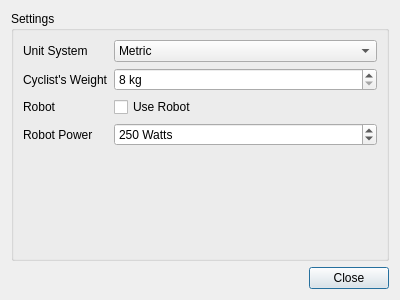
<?xml version="1.0" encoding="UTF-8"?>
<ui version="4.0">
 <class>SettingsDialog</class>
 <widget class="QDialog" name="SettingsDialog">
  <property name="geometry">
   <rect>
    <x>0</x>
    <y>0</y>
    <width>400</width>
    <height>300</height>
   </rect>
  </property>
  <property name="windowTitle">
   <string>Preferences</string>
  </property>
  <layout class="QGridLayout" name="gridLayout">
   <item row="0" column="0">
    <widget class="QGroupBox" name="groupBox">
     <property name="title">
      <string>Settings</string>
     </property>
     <layout class="QFormLayout" name="formLayout">
      <property name="fieldGrowthPolicy">
       <enum>QFormLayout::AllNonFixedFieldsGrow</enum>
      </property>
      <item row="1" column="0">
       <widget class="QLabel" name="label">
        <property name="text">
         <string>Unit System</string>
        </property>
        <property name="buddy">
         <cstring>unitChooser</cstring>
        </property>
       </widget>
      </item>
      <item row="1" column="1">
       <widget class="QComboBox" name="unitChooser">
        <item>
         <property name="text">
          <string>Metric</string>
         </property>
        </item>
        <item>
         <property name="text">
          <string>Imperial</string>
         </property>
        </item>
       </widget>
      </item>
      <item row="2" column="0">
       <widget class="QLabel" name="label_3">
        <property name="text">
         <string>Cyclist's Weight</string>
        </property>
        <property name="buddy">
         <cstring>weightSpinBox</cstring>
        </property>
       </widget>
      </item>
      <item row="2" column="1">
       <widget class="QSpinBox" name="weightSpinBox">
        <property name="toolTip">
         <string>The weight of the cyclist, including bike</string>
        </property>
        <property name="whatsThis">
         <string>The weight of the cyclist, including bike</string>
        </property>
        <property name="suffix">
         <string extracomment="weight in kg"> kg</string>
        </property>
        <property name="minimum">
         <number>8</number>
        </property>
        <property name="maximum">
         <number>200</number>
        </property>
       </widget>
      </item>
      <item row="3" column="0">
       <widget class="QLabel" name="robotLabel">
        <property name="text">
         <string>Robot</string>
        </property>
        <property name="buddy">
         <cstring>robotCheckBox</cstring>
        </property>
       </widget>
      </item>
      <item row="3" column="1">
       <widget class="QCheckBox" name="robotCheckBox">
        <property name="text">
         <string>Use Robot</string>
        </property>
       </widget>
      </item>
      <item row="4" column="0">
       <widget class="QLabel" name="label_2">
        <property name="text">
         <string>Robot Power</string>
        </property>
        <property name="buddy">
         <cstring>powerSpinBox</cstring>
        </property>
       </widget>
      </item>
      <item row="4" column="1">
       <widget class="QSpinBox" name="powerSpinBox">
        <property name="suffix">
         <string> Watts</string>
        </property>
        <property name="maximum">
         <number>500</number>
        </property>
        <property name="singleStep">
         <number>10</number>
        </property>
        <property name="value">
         <number>250</number>
        </property>
       </widget>
      </item>
     </layout>
    </widget>
   </item>
   <item row="1" column="0">
    <widget class="QDialogButtonBox" name="buttonBox">
     <property name="orientation">
      <enum>Qt::Horizontal</enum>
     </property>
     <property name="standardButtons">
      <set>QDialogButtonBox::Close</set>
     </property>
    </widget>
   </item>
  </layout>
 </widget>
 <tabstops>
  <tabstop>unitChooser</tabstop>
  <tabstop>weightSpinBox</tabstop>
  <tabstop>robotCheckBox</tabstop>
  <tabstop>powerSpinBox</tabstop>
  <tabstop>buttonBox</tabstop>
 </tabstops>
 <resources/>
 <connections>
  <connection>
   <sender>buttonBox</sender>
   <signal>accepted()</signal>
   <receiver>SettingsDialog</receiver>
   <slot>accept()</slot>
   <hints>
    <hint type="sourcelabel">
     <x>248</x>
     <y>254</y>
    </hint>
    <hint type="destinationlabel">
     <x>157</x>
     <y>274</y>
    </hint>
   </hints>
  </connection>
  <connection>
   <sender>buttonBox</sender>
   <signal>rejected()</signal>
   <receiver>SettingsDialog</receiver>
   <slot>reject()</slot>
   <hints>
    <hint type="sourcelabel">
     <x>316</x>
     <y>260</y>
    </hint>
    <hint type="destinationlabel">
     <x>286</x>
     <y>274</y>
    </hint>
   </hints>
  </connection>
 </connections>
</ui>
